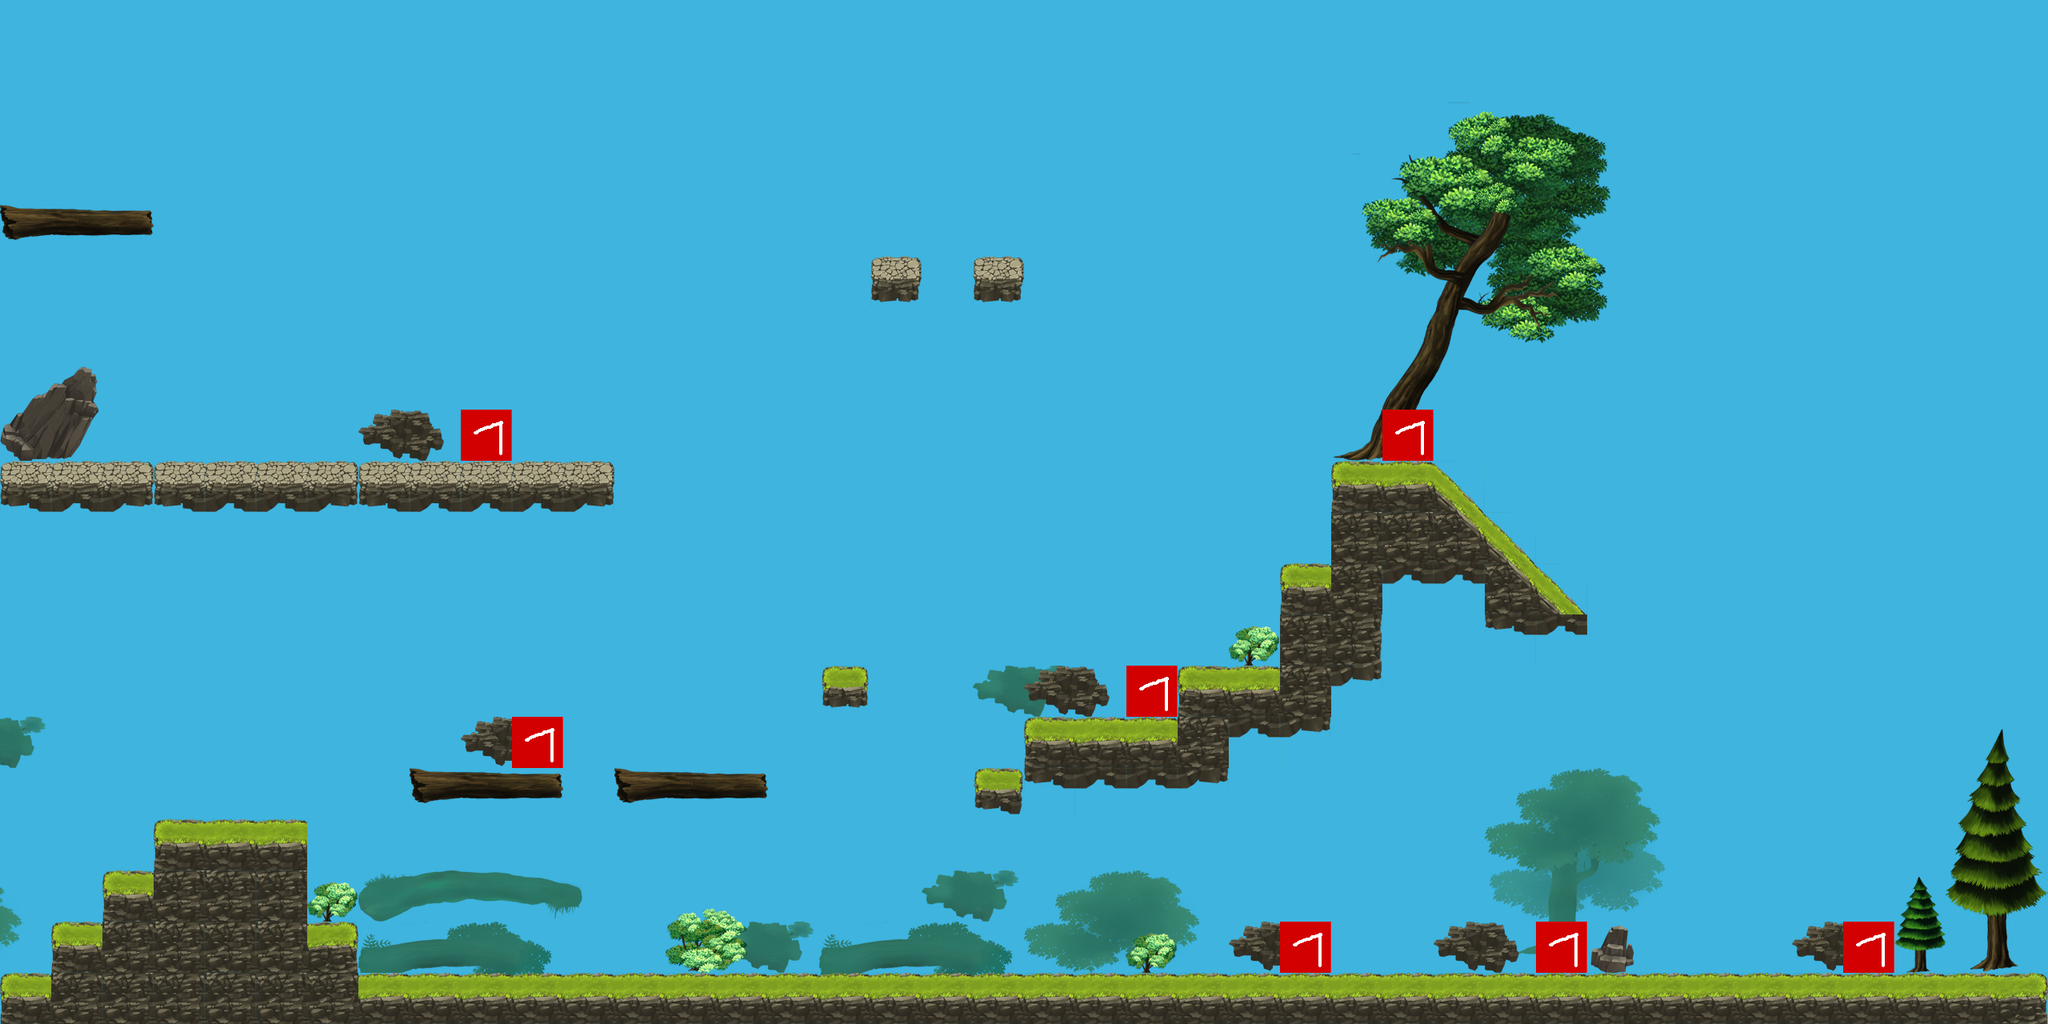

This is a level from a 2D game, rendered from its Tiled map with the project's own tilesets. A one-line summary and the map file follow, with tile-layer data summarised:
An orthogonal 40x20 tile map with 64x64 px tiles, 4 tile layers (Capa de patrones 1, Capa de patrones 2, Capa de patrones 3, Enemigos), 4 tilesets.

<map version="1.0" orientation="orthogonal" renderorder="left-up" width="40" height="20" tilewidth="64" tileheight="64" backgroundcolor="#3eb4df" nextobjectid="12">
 <tileset firstgid="1" name="tile_matrix_bg" tilewidth="64" tileheight="64" tilecount="40">
  <image source="../../assets/drawable-hhdpi/tile_matrix_layer_1.png" width="512" height="320" />
 </tileset>
 <tileset firstgid="41" name="layer1" tilewidth="64" tileheight="64" tilecount="70">
  <image source="../../assets/drawable-hhdpi/tile_matrix_layer_2.png" width="640" height="448" />
 </tileset>
 <tileset firstgid="111" name="tile_matrix_bg2" tilewidth="64" tileheight="64" tilecount="80">
  <image source="../../assets/drawable-hhdpi/tile_matrix_layer_3.png" width="640" height="512" />
 </tileset>
 <tileset firstgid="191" name="enemy" tilewidth="64" tileheight="64" tilecount="2">
  <image source="../../assets/drawable-hhdpi/enemy_tile.png" width="128" height="64" />
 </tileset>
 <layer name="Capa de patrones 1" width="40" height="20">
  <data>[800 cells, 59 non-empty, 36 distinct tile ids]</data>
 </layer>
 <layer name="Capa de patrones 2" width="40" height="20">
  <data>[800 cells, 109 non-empty, 21 distinct tile ids]</data>
 </layer>
 <layer name="Capa de patrones 3" width="40" height="20">
  <data>[800 cells, 67 non-empty, 55 distinct tile ids]</data>
 </layer>
 <layer name="Enemigos" width="40" height="20">
  <data>[800 cells, 7 non-empty, 1 distinct tile ids]</data>
 </layer>
</map>
